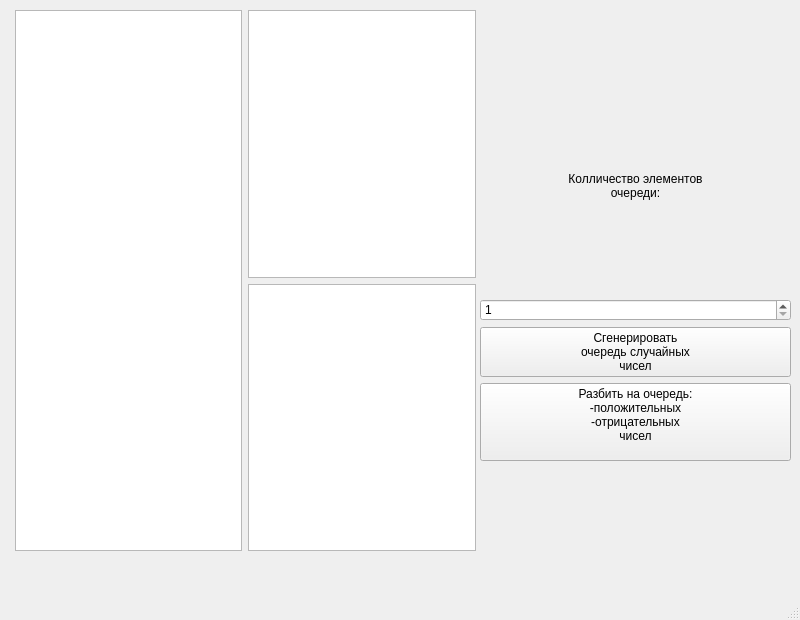
<?xml version="1.0" encoding="UTF-8"?>
<ui version="4.0">
 <class>MainWindow</class>
 <widget class="QMainWindow" name="MainWindow">
  <property name="geometry">
   <rect>
    <x>0</x>
    <y>0</y>
    <width>800</width>
    <height>620</height>
   </rect>
  </property>
  <property name="windowTitle">
   <string>MainWindow</string>
  </property>
  <property name="styleSheet">
   <string notr="true">color: rgb(0, 0, 0);
font: 700 italic 17pt &quot;Ubuntu&quot;;
background-color: qconicalgradient(cx:0.5, cy:0.5, angle:0, stop:0 rgba(35, 40, 3, 255), stop:0.16 rgba(136, 106, 22, 255), stop:0.225 rgba(166, 140, 41, 255), stop:0.285 rgba(204, 181, 74, 255), stop:0.345 rgba(235, 219, 102, 255), stop:0.415 rgba(245, 236, 112, 255), stop:0.52 rgba(209, 190, 76, 255), stop:0.57 rgba(187, 156, 51, 255), stop:0.635 rgba(168, 142, 42, 255), stop:0.695 rgba(202, 174, 68, 255), stop:0.75 rgba(218, 202, 86, 255), stop:0.815 rgba(208, 187, 73, 255), stop:0.88 rgba(187, 156, 51, 255), stop:0.935 rgba(137, 108, 26, 255), stop:1 rgba(35, 40, 3, 255));</string>
  </property>
  <widget class="QWidget" name="centralwidget">
   <widget class="QWidget" name="">
    <property name="geometry">
     <rect>
      <x>15</x>
      <y>10</y>
      <width>461</width>
      <height>541</height>
     </rect>
    </property>
    <layout class="QHBoxLayout" name="horizontalLayout">
     <item>
      <widget class="QListWidget" name="mainListWidget">
       <property name="styleSheet">
        <string notr="true"/>
       </property>
      </widget>
     </item>
     <item>
      <layout class="QVBoxLayout" name="verticalLayout">
       <item>
        <widget class="QListWidget" name="listWidgetNegative">
         <property name="styleSheet">
          <string notr="true"/>
         </property>
        </widget>
       </item>
       <item>
        <widget class="QListWidget" name="listWidgetPositive">
         <property name="styleSheet">
          <string notr="true"/>
         </property>
        </widget>
       </item>
      </layout>
     </item>
    </layout>
   </widget>
   <widget class="QWidget" name="">
    <property name="geometry">
     <rect>
      <x>480</x>
      <y>80</y>
      <width>311</width>
      <height>381</height>
     </rect>
    </property>
    <layout class="QVBoxLayout" name="verticalLayout_2">
     <item>
      <widget class="QLabel" name="label">
       <property name="text">
        <string>&lt;html&gt;&lt;head/&gt;&lt;body&gt;&lt;p align=&quot;center&quot;&gt;Колличество элементов&lt;br/&gt;очереди:&lt;/p&gt;&lt;/body&gt;&lt;/html&gt;</string>
       </property>
      </widget>
     </item>
     <item>
      <widget class="QSpinBox" name="spinBox">
       <property name="minimum">
        <number>1</number>
       </property>
       <property name="maximum">
        <number>30</number>
       </property>
      </widget>
     </item>
     <item>
      <widget class="QPushButton" name="bnt_generation">
       <property name="text">
        <string>Сгенерировать
очередь случайных
чисел</string>
       </property>
      </widget>
     </item>
     <item>
      <widget class="QPushButton" name="bnt_split">
       <property name="text">
        <string>Разбить на очередь:
-положительных
-отрицательных
чисел
</string>
       </property>
      </widget>
     </item>
    </layout>
   </widget>
  </widget>
  <widget class="QMenuBar" name="menubar">
   <property name="geometry">
    <rect>
     <x>0</x>
     <y>0</y>
     <width>800</width>
     <height>31</height>
    </rect>
   </property>
  </widget>
  <widget class="QStatusBar" name="statusbar"/>
 </widget>
 <resources/>
 <connections/>
</ui>
